Frame 1 (no input): blank canvas, image omitted
Frame 60 (no input): blank canvas, image omitted
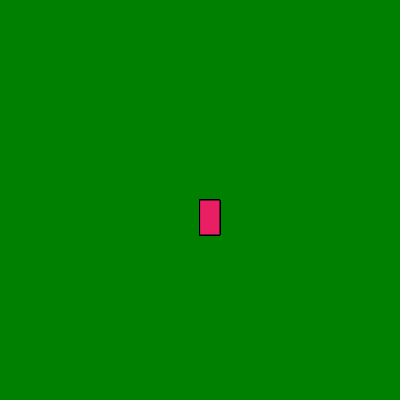
Frame 120 (the mouse pressed at the canvas centre since frame 60)

The p5.js sketch whose frames 1 and 60 were blank and that drew this single picture after the mouse press (run headless with seeded random() and noise() and a simulated clock; from frame 60 on, the mouse is pressed at the canvas centre):

// p5.js sketch
// ── sketch.js
function setup() {
    createCanvas(400, 400);
    background("green");
    
  }
  
  function draw() {
    fill("#E91E63");
    
   if(mouseIsPressed){
      rect(mouseX,mouseY,20,35);
   }
  }
